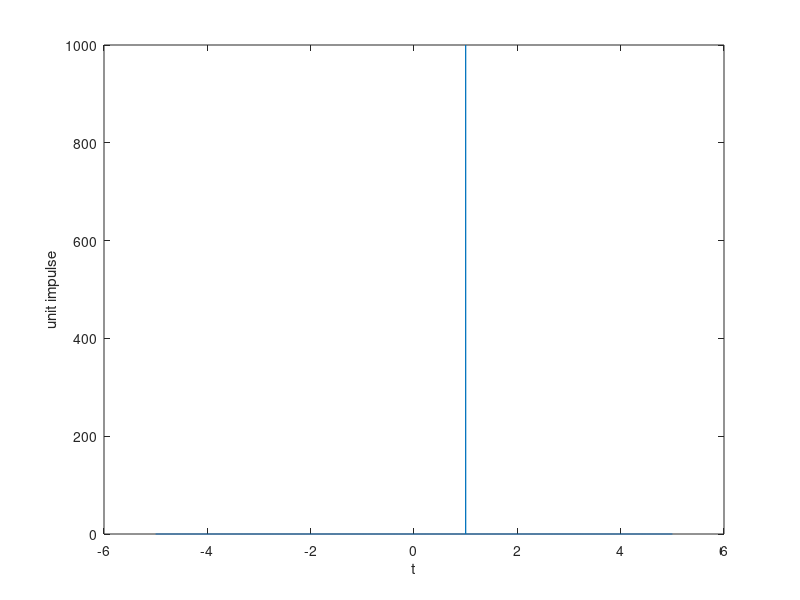

Source code (MATLAB):
clc
clear all
close all
stepsize_t=0.001;
t = -5 : 0.001 : 5;
len_t = length(t);
for ii = 1:1:len_t
    if(t(ii)==1) %can shift impulse from this
        v_t(ii)=1/stepsize_t;
    else
        v_t(ii)=0;
    end
end
plot(t,v_t)
xlabel("t")
ylabel("unit impulse")